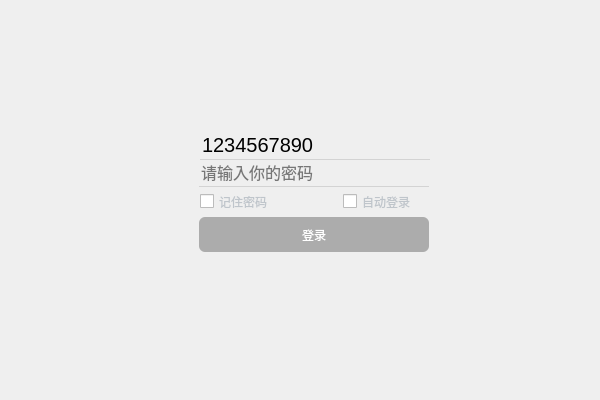
<?xml version="1.0" encoding="UTF-8"?>
<ui version="4.0">
 <class>Form</class>
 <widget class="QWidget" name="Form">
  <property name="geometry">
   <rect>
    <x>0</x>
    <y>0</y>
    <width>600</width>
    <height>400</height>
   </rect>
  </property>
  <property name="minimumSize">
   <size>
    <width>600</width>
    <height>400</height>
   </size>
  </property>
  <property name="maximumSize">
   <size>
    <width>600</width>
    <height>400</height>
   </size>
  </property>
  <property name="windowTitle">
   <string>计算登录界面</string>
  </property>
  <widget class="QWidget" name="login_widget" native="true">
   <property name="geometry">
    <rect>
     <x>40</x>
     <y>110</y>
     <width>520</width>
     <height>160</height>
    </rect>
   </property>
   <property name="minimumSize">
    <size>
     <width>520</width>
     <height>160</height>
    </size>
   </property>
   <property name="maximumSize">
    <size>
     <width>520</width>
     <height>160</height>
    </size>
   </property>
   <property name="toolTipDuration">
    <number>-1</number>
   </property>
   <widget class="QPushButton" name="login_btn">
    <property name="enabled">
     <bool>false</bool>
    </property>
    <property name="geometry">
     <rect>
      <x>159</x>
      <y>107</y>
      <width>230</width>
      <height>35</height>
     </rect>
    </property>
    <property name="minimumSize">
     <size>
      <width>230</width>
      <height>35</height>
     </size>
    </property>
    <property name="maximumSize">
     <size>
      <width>230</width>
      <height>35</height>
     </size>
    </property>
    <property name="styleSheet">
     <string notr="true">QPushButton{
	background-color:rgb(85, 170, 255);
	font: 10pt &quot;微软雅黑&quot;;
	color: rgb(255, 255, 255);
	border-radius:6px;
}
QPushButton:pressed{
	background-color:rgb(0, 170, 255);
}
QPushButton:disabled{
	background-color:rgb(172, 172, 172);
}
QPushButton:hover{
	background-color:rgb(25, 225, 255);
}
</string>
    </property>
    <property name="text">
     <string>登录</string>
    </property>
    <property name="checkable">
     <bool>false</bool>
    </property>
   </widget>
   <widget class="QCheckBox" name="antologin_checkbox">
    <property name="geometry">
     <rect>
      <x>303</x>
      <y>82</y>
      <width>87</width>
      <height>19</height>
     </rect>
    </property>
    <property name="styleSheet">
     <string notr="true">font: 9pt &quot;微软雅黑&quot;;
color:rgb(191, 197, 203);</string>
    </property>
    <property name="text">
     <string>自动登录</string>
    </property>
   </widget>
   <widget class="QCheckBox" name="rember_checkbox">
    <property name="enabled">
     <bool>true</bool>
    </property>
    <property name="geometry">
     <rect>
      <x>160</x>
      <y>82</y>
      <width>87</width>
      <height>19</height>
     </rect>
    </property>
    <property name="styleSheet">
     <string notr="true">font: 9pt &quot;微软雅黑&quot;;
color:rgb(191, 197, 203);</string>
    </property>
    <property name="text">
     <string>记住密码</string>
    </property>
   </widget>
   <widget class="QLineEdit" name="password_line">
    <property name="geometry">
     <rect>
      <x>159</x>
      <y>47</y>
      <width>230</width>
      <height>30</height>
     </rect>
    </property>
    <property name="minimumSize">
     <size>
      <width>230</width>
      <height>30</height>
     </size>
    </property>
    <property name="maximumSize">
     <size>
      <width>230</width>
      <height>30</height>
     </size>
    </property>
    <property name="styleSheet">
     <string notr="true">QLineEdit{
	font-size:16px;
	border:none;
	border-bottom:1px solid lightgray;
	background-color:transparent;
	font: 10pt &quot;黑体&quot;;
}
QLineEdit:hover{
	border-bottom:1px solid gray;
}
QLineEdit:focus{
	border-bottom:1px solid rgb(18,183,245);
}
</string>
    </property>
    <property name="text">
     <string/>
    </property>
    <property name="echoMode">
     <enum>QLineEdit::Password</enum>
    </property>
    <property name="placeholderText">
     <string>请输入你的密码</string>
    </property>
    <property name="clearButtonEnabled">
     <bool>true</bool>
    </property>
   </widget>
   <widget class="QComboBox" name="name_line">
    <property name="geometry">
     <rect>
      <x>160</x>
      <y>20</y>
      <width>230</width>
      <height>30</height>
     </rect>
    </property>
    <property name="minimumSize">
     <size>
      <width>230</width>
      <height>30</height>
     </size>
    </property>
    <property name="maximumSize">
     <size>
      <width>230</width>
      <height>30</height>
     </size>
    </property>
    <property name="styleSheet">
     <string notr="true">QComboBox{
	font-size:20px;
	border:none;
	border-bottom:1px solid lightgray;
	background-color:transparent;
}
QComboBox:hover{
	border-bottom:1px solid gray;
}
QComboBox:focus{
	border-bottom:1px solid rgb(18,183,245);
}
QComboBox::drop-down{
	background-color:transparent;
	width:40px;
	height:30px;
}
QComboBox::down-arrow{
	image: url(:/login/下拉.png);
	width:60px;
	height:20px;
}
QComboBox QAbstractItemView{
	min-height:60px;
}
QComboBox QAbstractItemView:item{
	color:lightblus;
}</string>
    </property>
    <property name="editable">
     <bool>true</bool>
    </property>
    <item>
     <property name="text">
      <string>1234567890</string>
     </property>
    </item>
   </widget>
  </widget>
  <widget class="QLabel" name="login_state">
   <property name="geometry">
    <rect>
     <x>150</x>
     <y>280</y>
     <width>341</width>
     <height>41</height>
    </rect>
   </property>
   <property name="font">
    <font>
     <pointsize>10</pointsize>
     <italic>true</italic>
    </font>
   </property>
   <property name="text">
    <string/>
   </property>
  </widget>
 </widget>
 <resources>
  <include location="../../../qt/pyqt5_python-/resource/images/login.qrc"/>
 </resources>
 <connections>
  <connection>
   <sender>name_line</sender>
   <signal>editTextChanged(QString)</signal>
   <receiver>Form</receiver>
   <slot>check_login()</slot>
   <hints>
    <hint type="sourcelabel">
     <x>299</x>
     <y>143</y>
    </hint>
    <hint type="destinationlabel">
     <x>338</x>
     <y>100</y>
    </hint>
   </hints>
  </connection>
  <connection>
   <sender>password_line</sender>
   <signal>textChanged(QString)</signal>
   <receiver>Form</receiver>
   <slot>check_login()</slot>
   <hints>
    <hint type="sourcelabel">
     <x>378</x>
     <y>172</y>
    </hint>
    <hint type="destinationlabel">
     <x>553</x>
     <y>203</y>
    </hint>
   </hints>
  </connection>
  <connection>
   <sender>login_btn</sender>
   <signal>clicked()</signal>
   <receiver>Form</receiver>
   <slot>checked_login()</slot>
   <hints>
    <hint type="sourcelabel">
     <x>239</x>
     <y>240</y>
    </hint>
    <hint type="destinationlabel">
     <x>223</x>
     <y>304</y>
    </hint>
   </hints>
  </connection>
  <connection>
   <sender>antologin_checkbox</sender>
   <signal>clicked(bool)</signal>
   <receiver>Form</receiver>
   <slot>auto_login()</slot>
   <hints>
    <hint type="sourcelabel">
     <x>368</x>
     <y>200</y>
    </hint>
    <hint type="destinationlabel">
     <x>383</x>
     <y>351</y>
    </hint>
   </hints>
  </connection>
  <connection>
   <sender>rember_checkbox</sender>
   <signal>clicked(bool)</signal>
   <receiver>Form</receiver>
   <slot>rember_pwd()</slot>
   <hints>
    <hint type="sourcelabel">
     <x>206</x>
     <y>197</y>
    </hint>
    <hint type="destinationlabel">
     <x>150</x>
     <y>71</y>
    </hint>
   </hints>
  </connection>
 </connections>
 <slots>
  <slot>check_login()</slot>
  <slot>checked_login()</slot>
  <slot>auto_login()</slot>
  <slot>rember_pwd()</slot>
 </slots>
</ui>
